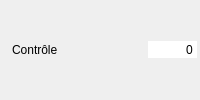
       <widget class="QWidget" name="widget_controle" native="true">
        <property name="minimumSize">
         <size>
          <width>200</width>
          <height>26</height>
         </size>
        </property>
        <layout class="QHBoxLayout" name="horizontalLayout_11">
         <property name="spacing">
          <number>2</number>
         </property>
         <property name="leftMargin">
          <number>3</number>
         </property>
         <property name="topMargin">
          <number>3</number>
         </property>
         <property name="rightMargin">
          <number>3</number>
         </property>
         <property name="bottomMargin">
          <number>3</number>
         </property>
         <item>
          <widget class="QLabel" name="label_21">
           <property name="text">
            <string/>
           </property>
           <property name="pixmap">
            <pixmap resource="../../resources/resources.qrc">:/images/Aptitudes/controle.png</pixmap>
           </property>
          </widget>
         </item>
         <item>
          <widget class="QLabel" name="label_controle">
           <property name="text">
            <string>Contrôle</string>
           </property>
          </widget>
         </item>
         <item>
          <spacer name="horizontalSpacer_12">
           <property name="orientation">
            <enum>Qt::Horizontal</enum>
           </property>
           <property name="sizeHint" stdset="0">
            <size>
             <width>37</width>
             <height>12</height>
            </size>
           </property>
          </spacer>
         </item>
         <item>
          <widget class="QSpinBox" name="sp_controle">
           <property name="focusPolicy">
            <enum>Qt::NoFocus</enum>
           </property>
           <property name="autoFillBackground">
            <bool>true</bool>
           </property>
           <property name="frame">
            <bool>false</bool>
           </property>
           <property name="alignment">
            <set>Qt::AlignRight|Qt::AlignTrailing|Qt::AlignVCenter</set>
           </property>
           <property name="buttonSymbols">
            <enum>QAbstractSpinBox::NoButtons</enum>
           </property>
           <property name="suffix">
            <string/>
           </property>
           <property name="minimum">
            <number>-999999</number>
           </property>
           <property name="maximum">
            <number>9999999</number>
           </property>
           <property name="stepType">
            <enum>QAbstractSpinBox::DefaultStepType</enum>
           </property>
          </widget>
         </item>
        </layout>
       </widget>
